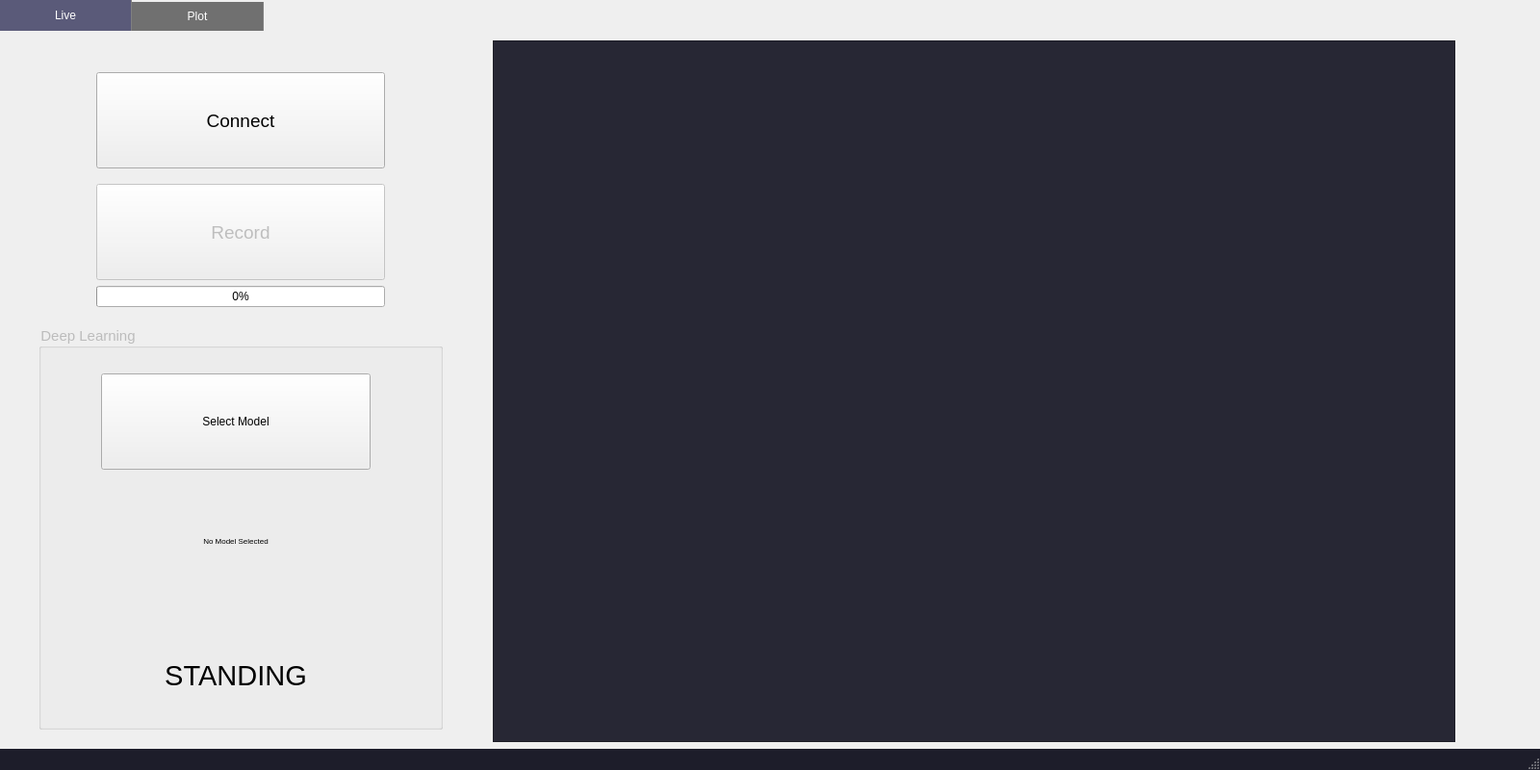
<?xml version="1.0" encoding="UTF-8"?>
<ui version="4.0">
 <class>MainWindow</class>
 <widget class="QMainWindow" name="MainWindow">
  <property name="geometry">
   <rect>
    <x>0</x>
    <y>0</y>
    <width>1600</width>
    <height>800</height>
   </rect>
  </property>
  <property name="sizePolicy">
   <sizepolicy hsizetype="Fixed" vsizetype="Fixed">
    <horstretch>0</horstretch>
    <verstretch>0</verstretch>
   </sizepolicy>
  </property>
  <property name="minimumSize">
   <size>
    <width>1600</width>
    <height>800</height>
   </size>
  </property>
  <property name="maximumSize">
   <size>
    <width>1600</width>
    <height>800</height>
   </size>
  </property>
  <property name="font">
   <font>
    <family>Tw Cen MT</family>
   </font>
  </property>
  <property name="windowTitle">
   <string>FallDetector Config</string>
  </property>
  <property name="windowIcon">
   <iconset>
    <normaloff>:/icons/small logo.png</normaloff>:/icons/small logo.png</iconset>
  </property>
  <property name="styleSheet">
   <string notr="true">QMainWindow { background-color: qlineargradient(x1: 0, y1: 0, x2: 0.9, y2: 0.8,
                                stop: 0 rgb(39, 39, 52), stop: 1 rgb(90, 90, 121)); }

QStatusBar { background-color: rgb(29, 29, 42); }

/*QTabWidget&gt;QWidget { background-color: rgb(90, 90, 121); } */</string>
  </property>
  <property name="tabShape">
   <enum>QTabWidget::Rounded</enum>
  </property>
  <widget class="QWidget" name="centralwidget">
   <property name="font">
    <font>
     <family>Tw Cen MT</family>
    </font>
   </property>
   <property name="styleSheet">
    <string notr="true"/>
   </property>
   <widget class="QWidget" name="gridLayoutWidget_3">
    <property name="geometry">
     <rect>
      <x>0</x>
      <y>0</y>
      <width>1601</width>
      <height>781</height>
     </rect>
    </property>
    <layout class="QGridLayout" name="gridLayout">
     <item row="0" column="0">
      <widget class="QTabWidget" name="tabWidget">
       <property name="styleSheet">
        <string notr="true">QTabBar::tab { color: white; padding: 8px; border-right: 1px solid gray; 
min-width: 120px;} 

QTabBar::tab:!selected { background-color: rgb(112, 112, 112); margin-top: 2px}

QTabBar::tab:selected,  QTabBar::tab:hover { background-color: rgb(90, 90, 121); }

QTabWidget::pane { border: 0px}</string>
       </property>
       <property name="currentIndex">
        <number>0</number>
       </property>
       <widget class="QWidget" name="liveTab">
        <property name="styleSheet">
         <string notr="true">QGroupBox {color: rgb(188, 188, 188); }

QTextEdit {background-color: rgb(39, 39, 52); color: white}</string>
        </property>
        <attribute name="title">
         <string>Live</string>
        </attribute>
        <widget class="QWidget" name="gridLayoutWidget_2">
         <property name="geometry">
          <rect>
           <x>0</x>
           <y>0</y>
           <width>1551</width>
           <height>749</height>
          </rect>
         </property>
         <layout class="QGridLayout" name="liveGridLayout">
          <item row="8" column="1" colspan="3">
           <widget class="QGroupBox" name="liveGroupBox">
            <property name="sizePolicy">
             <sizepolicy hsizetype="Minimum" vsizetype="Minimum">
              <horstretch>0</horstretch>
              <verstretch>0</verstretch>
             </sizepolicy>
            </property>
            <property name="minimumSize">
             <size>
              <width>420</width>
              <height>420</height>
             </size>
            </property>
            <property name="maximumSize">
             <size>
              <width>420</width>
              <height>420</height>
             </size>
            </property>
            <property name="font">
             <font>
              <pointsize>11</pointsize>
             </font>
            </property>
            <property name="title">
             <string>Deep Learning</string>
            </property>
            <widget class="QWidget" name="gridLayoutWidget_4">
             <property name="geometry">
              <rect>
               <x>0</x>
               <y>50</y>
               <width>411</width>
               <height>381</height>
              </rect>
             </property>
             <layout class="QGridLayout" name="liveGroupGridLayout">
              <item row="1" column="0">
               <widget class="QLabel" name="modelLabel">
                <property name="minimumSize">
                 <size>
                  <width>280</width>
                  <height>50</height>
                 </size>
                </property>
                <property name="maximumSize">
                 <size>
                  <width>280</width>
                  <height>16777215</height>
                 </size>
                </property>
                <property name="font">
                 <font>
                  <pointsize>6</pointsize>
                 </font>
                </property>
                <property name="text">
                 <string>No Model Selected</string>
                </property>
                <property name="alignment">
                 <set>Qt::AlignCenter</set>
                </property>
               </widget>
              </item>
              <item row="0" column="0">
               <widget class="QPushButton" name="modelPushButton">
                <property name="enabled">
                 <bool>true</bool>
                </property>
                <property name="minimumSize">
                 <size>
                  <width>280</width>
                  <height>50</height>
                 </size>
                </property>
                <property name="maximumSize">
                 <size>
                  <width>280</width>
                  <height>100</height>
                 </size>
                </property>
                <property name="layoutDirection">
                 <enum>Qt::LeftToRight</enum>
                </property>
                <property name="text">
                 <string>Select Model</string>
                </property>
               </widget>
              </item>
              <item row="2" column="0">
               <widget class="QLabel" name="actionLabel">
                <property name="minimumSize">
                 <size>
                  <width>280</width>
                  <height>50</height>
                 </size>
                </property>
                <property name="maximumSize">
                 <size>
                  <width>280</width>
                  <height>16777215</height>
                 </size>
                </property>
                <property name="font">
                 <font>
                  <pointsize>22</pointsize>
                 </font>
                </property>
                <property name="text">
                 <string>STANDING</string>
                </property>
                <property name="alignment">
                 <set>Qt::AlignCenter</set>
                </property>
               </widget>
              </item>
             </layout>
            </widget>
           </widget>
          </item>
          <item row="10" column="0" colspan="7">
           <spacer name="verticalSpacer_4">
            <property name="orientation">
             <enum>Qt::Vertical</enum>
            </property>
            <property name="sizeType">
             <enum>QSizePolicy::Fixed</enum>
            </property>
            <property name="sizeHint" stdset="0">
             <size>
              <width>20</width>
              <height>10</height>
             </size>
            </property>
           </spacer>
          </item>
          <item row="6" column="2">
           <widget class="QProgressBar" name="progressBar">
            <property name="enabled">
             <bool>true</bool>
            </property>
            <property name="maximumSize">
             <size>
              <width>300</width>
              <height>16777215</height>
             </size>
            </property>
            <property name="value">
             <number>0</number>
            </property>
            <property name="textVisible">
             <bool>true</bool>
            </property>
           </widget>
          </item>
          <item row="3" column="2">
           <widget class="QPushButton" name="connectPushButton">
            <property name="enabled">
             <bool>true</bool>
            </property>
            <property name="minimumSize">
             <size>
              <width>300</width>
              <height>100</height>
             </size>
            </property>
            <property name="maximumSize">
             <size>
              <width>300</width>
              <height>100</height>
             </size>
            </property>
            <property name="font">
             <font>
              <pointsize>14</pointsize>
             </font>
            </property>
            <property name="text">
             <string>Connect</string>
            </property>
           </widget>
          </item>
          <item row="4" column="2">
           <spacer name="verticalSpacer_5">
            <property name="orientation">
             <enum>Qt::Vertical</enum>
            </property>
            <property name="sizeType">
             <enum>QSizePolicy::Fixed</enum>
            </property>
            <property name="sizeHint" stdset="0">
             <size>
              <width>20</width>
              <height>10</height>
             </size>
            </property>
           </spacer>
          </item>
          <item row="3" column="1" rowspan="4">
           <spacer name="horizontalSpacer_6">
            <property name="orientation">
             <enum>Qt::Horizontal</enum>
            </property>
            <property name="sizeType">
             <enum>QSizePolicy::Fixed</enum>
            </property>
            <property name="sizeHint" stdset="0">
             <size>
              <width>40</width>
              <height>20</height>
             </size>
            </property>
           </spacer>
          </item>
          <item row="3" column="3" rowspan="4">
           <spacer name="horizontalSpacer_7">
            <property name="orientation">
             <enum>Qt::Horizontal</enum>
            </property>
            <property name="sizeType">
             <enum>QSizePolicy::Fixed</enum>
            </property>
            <property name="sizeHint" stdset="0">
             <size>
              <width>40</width>
              <height>20</height>
             </size>
            </property>
           </spacer>
          </item>
          <item row="0" column="0" colspan="7">
           <spacer name="verticalSpacer_6">
            <property name="orientation">
             <enum>Qt::Vertical</enum>
            </property>
            <property name="sizeType">
             <enum>QSizePolicy::Fixed</enum>
            </property>
            <property name="sizeHint" stdset="0">
             <size>
              <width>20</width>
              <height>10</height>
             </size>
            </property>
           </spacer>
          </item>
          <item row="5" column="2">
           <widget class="QPushButton" name="recordPushButton">
            <property name="enabled">
             <bool>false</bool>
            </property>
            <property name="minimumSize">
             <size>
              <width>300</width>
              <height>100</height>
             </size>
            </property>
            <property name="maximumSize">
             <size>
              <width>300</width>
              <height>100</height>
             </size>
            </property>
            <property name="font">
             <font>
              <pointsize>14</pointsize>
             </font>
            </property>
            <property name="text">
             <string>Record</string>
            </property>
           </widget>
          </item>
          <item row="3" column="0" rowspan="7">
           <spacer name="horizontalSpacer_5">
            <property name="orientation">
             <enum>Qt::Horizontal</enum>
            </property>
            <property name="sizeType">
             <enum>QSizePolicy::Fixed</enum>
            </property>
            <property name="sizeHint" stdset="0">
             <size>
              <width>10</width>
              <height>20</height>
             </size>
            </property>
           </spacer>
          </item>
          <item row="7" column="1" colspan="3">
           <spacer name="verticalSpacer_7">
            <property name="orientation">
             <enum>Qt::Vertical</enum>
            </property>
            <property name="sizeType">
             <enum>QSizePolicy::Maximum</enum>
            </property>
            <property name="sizeHint" stdset="0">
             <size>
              <width>20</width>
              <height>5</height>
             </size>
            </property>
           </spacer>
          </item>
          <item row="3" column="4" rowspan="7">
           <spacer name="horizontalSpacer_4">
            <property name="orientation">
             <enum>Qt::Horizontal</enum>
            </property>
            <property name="sizeType">
             <enum>QSizePolicy::Fixed</enum>
            </property>
            <property name="sizeHint" stdset="0">
             <size>
              <width>40</width>
              <height>20</height>
             </size>
            </property>
           </spacer>
          </item>
          <item row="1" column="0" rowspan="2" colspan="5">
           <spacer name="verticalSpacer_10">
            <property name="orientation">
             <enum>Qt::Vertical</enum>
            </property>
            <property name="sizeType">
             <enum>QSizePolicy::Fixed</enum>
            </property>
            <property name="sizeHint" stdset="0">
             <size>
              <width>20</width>
              <height>5</height>
             </size>
            </property>
           </spacer>
          </item>
          <item row="1" column="5" rowspan="9">
           <widget class="QTextEdit" name="consoleTextEdit">
            <property name="maximumSize">
             <size>
              <width>1000</width>
              <height>16777215</height>
             </size>
            </property>
            <property name="readOnly">
             <bool>true</bool>
            </property>
           </widget>
          </item>
          <item row="1" column="6" rowspan="9">
           <spacer name="horizontalSpacer_8">
            <property name="orientation">
             <enum>Qt::Horizontal</enum>
            </property>
            <property name="sizeType">
             <enum>QSizePolicy::Fixed</enum>
            </property>
            <property name="sizeHint" stdset="0">
             <size>
              <width>10</width>
              <height>20</height>
             </size>
            </property>
           </spacer>
          </item>
          <item row="9" column="1" colspan="3">
           <spacer name="verticalSpacer_8">
            <property name="orientation">
             <enum>Qt::Vertical</enum>
            </property>
            <property name="sizeType">
             <enum>QSizePolicy::Fixed</enum>
            </property>
            <property name="sizeHint" stdset="0">
             <size>
              <width>20</width>
              <height>5</height>
             </size>
            </property>
           </spacer>
          </item>
         </layout>
        </widget>
       </widget>
       <widget class="QWidget" name="plotTab">
        <attribute name="title">
         <string>Plot</string>
        </attribute>
        <widget class="QWidget" name="gridLayoutWidget">
         <property name="geometry">
          <rect>
           <x>0</x>
           <y>0</y>
           <width>1616</width>
           <height>751</height>
          </rect>
         </property>
         <layout class="QGridLayout" name="plotGridLayout">
          <item row="1" column="0" rowspan="3">
           <spacer name="horizontalSpacer_3">
            <property name="orientation">
             <enum>Qt::Horizontal</enum>
            </property>
            <property name="sizeType">
             <enum>QSizePolicy::Fixed</enum>
            </property>
            <property name="sizeHint" stdset="0">
             <size>
              <width>20</width>
              <height>20</height>
             </size>
            </property>
           </spacer>
          </item>
          <item row="1" column="3">
           <widget class="PlotWidget" name="accPlot">
            <property name="minimumSize">
             <size>
              <width>1200</width>
              <height>229</height>
             </size>
            </property>
            <property name="maximumSize">
             <size>
              <width>1200</width>
              <height>229</height>
             </size>
            </property>
           </widget>
          </item>
          <item row="1" column="1">
           <widget class="QPushButton" name="filePushButton">
            <property name="minimumSize">
             <size>
              <width>280</width>
              <height>50</height>
             </size>
            </property>
            <property name="maximumSize">
             <size>
              <width>280</width>
              <height>100</height>
             </size>
            </property>
            <property name="text">
             <string>Select File</string>
            </property>
           </widget>
          </item>
          <item row="1" column="4" rowspan="3" colspan="2">
           <spacer name="horizontalSpacer_2">
            <property name="orientation">
             <enum>Qt::Horizontal</enum>
            </property>
            <property name="sizeType">
             <enum>QSizePolicy::Fixed</enum>
            </property>
            <property name="sizeHint" stdset="0">
             <size>
              <width>20</width>
              <height>20</height>
             </size>
            </property>
           </spacer>
          </item>
          <item row="4" column="0" colspan="6">
           <spacer name="verticalSpacer">
            <property name="orientation">
             <enum>Qt::Vertical</enum>
            </property>
            <property name="sizeType">
             <enum>QSizePolicy::Fixed</enum>
            </property>
            <property name="sizeHint" stdset="0">
             <size>
              <width>20</width>
              <height>10</height>
             </size>
            </property>
           </spacer>
          </item>
          <item row="0" column="0" colspan="6">
           <spacer name="verticalSpacer_2">
            <property name="orientation">
             <enum>Qt::Vertical</enum>
            </property>
            <property name="sizeType">
             <enum>QSizePolicy::Fixed</enum>
            </property>
            <property name="sizeHint" stdset="0">
             <size>
              <width>20</width>
              <height>5</height>
             </size>
            </property>
           </spacer>
          </item>
          <item row="3" column="1">
           <widget class="QPushButton" name="plotPushButton">
            <property name="enabled">
             <bool>false</bool>
            </property>
            <property name="minimumSize">
             <size>
              <width>280</width>
              <height>50</height>
             </size>
            </property>
            <property name="maximumSize">
             <size>
              <width>280</width>
              <height>100</height>
             </size>
            </property>
            <property name="text">
             <string>Plot</string>
            </property>
           </widget>
          </item>
          <item row="1" column="2" rowspan="3">
           <spacer name="horizontalSpacer">
            <property name="orientation">
             <enum>Qt::Horizontal</enum>
            </property>
            <property name="sizeType">
             <enum>QSizePolicy::Fixed</enum>
            </property>
            <property name="sizeHint" stdset="0">
             <size>
              <width>40</width>
              <height>20</height>
             </size>
            </property>
           </spacer>
          </item>
          <item row="2" column="1">
           <widget class="QLabel" name="fileLabel">
            <property name="minimumSize">
             <size>
              <width>280</width>
              <height>50</height>
             </size>
            </property>
            <property name="maximumSize">
             <size>
              <width>280</width>
              <height>16777215</height>
             </size>
            </property>
            <property name="text">
             <string>No File Selected</string>
            </property>
            <property name="alignment">
             <set>Qt::AlignCenter</set>
            </property>
           </widget>
          </item>
          <item row="2" column="3">
           <widget class="PlotWidget" name="gyroPlot">
            <property name="minimumSize">
             <size>
              <width>1200</width>
              <height>229</height>
             </size>
            </property>
            <property name="maximumSize">
             <size>
              <width>1200</width>
              <height>229</height>
             </size>
            </property>
           </widget>
          </item>
          <item row="3" column="3">
           <widget class="PlotWidget" name="magPlot">
            <property name="minimumSize">
             <size>
              <width>1200</width>
              <height>229</height>
             </size>
            </property>
            <property name="maximumSize">
             <size>
              <width>1200</width>
              <height>229</height>
             </size>
            </property>
           </widget>
          </item>
         </layout>
        </widget>
       </widget>
      </widget>
     </item>
    </layout>
   </widget>
  </widget>
  <widget class="QStatusBar" name="statusbar"/>
 </widget>
 <customwidgets>
  <customwidget>
   <class>PlotWidget</class>
   <extends>QGraphicsView</extends>
   <header>pyqtgraph</header>
  </customwidget>
 </customwidgets>
 <resources>
  <include location="../../resources/resources.qrc"/>
 </resources>
 <connections/>
</ui>
